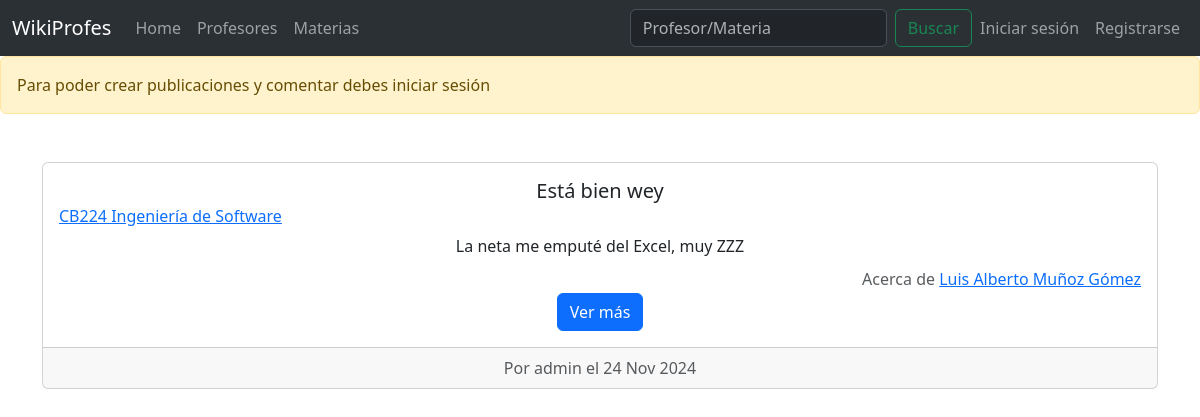
/, run on an earlier commit of the app's database.
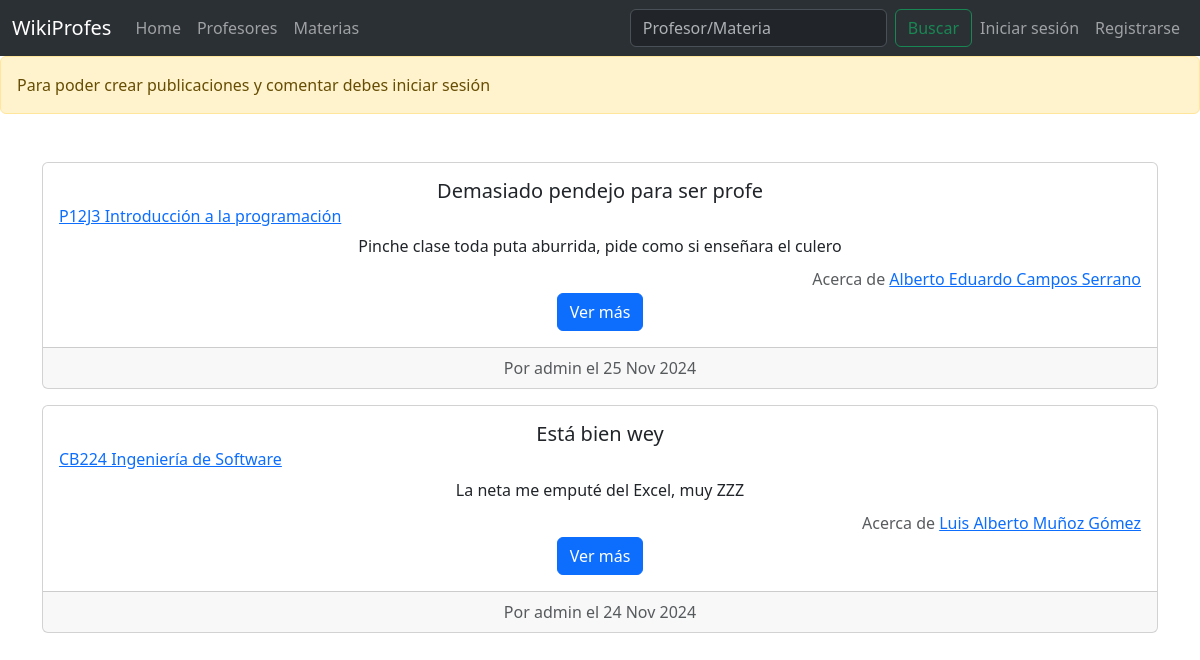
And on a later commit of the database.
### publicacion/models.py (models this page shows, shortened)
class Publicacion(models.Model):
    profesor = models.ForeignKey(Profesor, on_delete=models.CASCADE)
    materia = models.ForeignKey(Materia, on_delete=models.CASCADE)
    usuario = models.ForeignKey(User, on_delete=models.CASCADE)
    titulo = models.CharField(max_length=80)
    fecha = models.DateField()
    comentario = models.TextField(max_length=2000)
    dominio = models.IntegerField()
    puntualidad = models.IntegerField()
    asistencia = models.IntegerField()
    dificultad = models.IntegerField()
    seguimiento = models.IntegerField()

### materia/models.py (models this page shows)
class Materia(models.Model):
    clave = models.CharField(max_length=10)
    nombre = models.CharField(max_length=80)
    departamento = models.CharField(max_length=50)
    profesores = models.ManyToManyField(Profesor, through='publicacion.Publicacion')
    usuarios = models.ManyToManyField(User, through='publicacion.Publicacion')
    def __str__(self):
        return f'{self.clave} {self.nombre}'

### profesor/models.py (models this page shows, shortened)
class Profesor(models.Model):
    nombre = models.CharField(max_length=80)
    usuarios = models.ManyToManyField(User, through='publicacion.Publicacion')
    def __str__(self):
        return f'{self.nombre}'

### usuario/views.py (the view)
# urls.py: path('', views.HomeView.as_view(), name='index'),
class HomeView(generic.ListView):
    model = Publicacion
    template_name = 'pages/index.html'
    context_object_name = 'publicacion_list'
    def get_queryset(self):
        return Publicacion.objects.order_by('-fecha')[:5]

### templates/pages/index.html (shortened to what this page needs)
{% extends "base.html" %}
{% block content %}
{% if not user.is_authenticated %}
<div class="alert alert-warning" role="alert">
    Para poder crear publicaciones y comentar debes iniciar sesión
</div>
{% endif %}
<div style="margin-top: 3rem;">
    {% for publicacion in publicacion_list %}
    <section>
        <div class="container" style="margin-top: 1rem;">
            <div class="card text-center">
                <div class="card-body">
                <h5 class="card-title">{{publicacion.titulo}}</h5>
                <h6 class="card-subtitle mb-2 text-body-secondary text-start"><a href="{% url 'publicacion:materia' publicacion.materia.id %}">{{publicacion.materia}}</a></h6>
                <p class="card-text">{{publicacion.comentario}}</p>
                <h6 class="card-subtitle mb-2 text-body-secondary text-end">Acerca de <a href="{% url 'publicacion:profesor' publicacion.profesor.id %}">{{publicacion.profesor}}</a></h6>
                <a href="#" class="btn btn-primary">Ver más</a>
                </div>
                <div class="card-footer text-body-secondary">
                   Por {{publicacion.usuario}} el {{ publicacion.fecha|date:"d M Y" }}
                </div>
            </div>
        </div>
    </section>
    {% endfor %}
</div>
{% endblock content %}

What changed in the data, as far as the page shows it:
added Publicacion: titulo "Demasiado pendejo para ser profe", materia "P12J3 Introducción a la programación", comentario "Pinche clase toda puta aburrida, pide como si enseñara el culero", profesor "Alberto Eduardo Campos Serrano", usuario "admin", fecha "25 Nov 2024"
